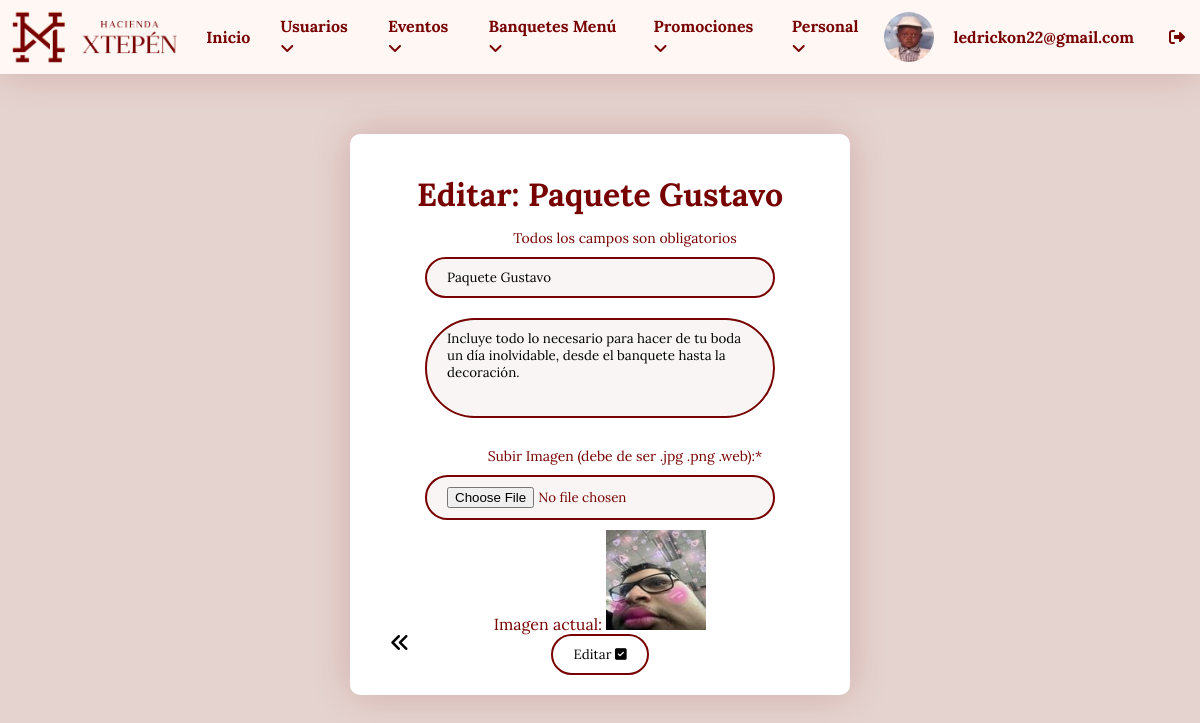
Screenshot of /login/editar_promocion.php?id=1 (signed in) with the database file from the repository.
### tables this page shows
CREATE TABLE `usuarios` (
  `id_usuario` int NOT NULL,
  `nombre_completo` varchar(100) DEFAULT NULL,
  `roles` varchar(50) NOT NULL,
  `email` varchar(50) DEFAULT NULL,
  `contrasena` varchar(255) DEFAULT NULL,
  `fecha_nacimiento` date DEFAULT NULL,
  `foto` varchar(255) DEFAULT NULL,
  `acc` int NOT NULL
);

CREATE TABLE `promociones` (
  `id_promocion` int NOT NULL,
  `nombre_promocion` varchar(100) DEFAULT NULL,
  `menu_banquete` int NOT NULL,
  `descripcion` text,
  `imagen` varchar(255) DEFAULT NULL
);

### login/editar_promocion.php (the view, shortened to what this page needs)
<!DOCTYPE html>
<html lang="en">
<head>
    <link rel="stylesheet" href="styles/stylepromociones.css">
</head>
<body>
<div class="container">
    <?php include "menu.php"; ?>
    <br><br>
    <div class="information">
        <?php
        require "conexion.php";
        $id_promocion = $_GET['id'];
        $verPromocion = "SELECT * FROM promociones WHERE id_promocion = '$id_promocion'";
        $resultado = mysqli_query($conectar, $verPromocion);
        $fila = $resultado->fetch_array();
        ?>
        <div class="formulario">
        <form class="form" action="guardar_promocion_editar.php?id=<?php echo $fila['id_promocion']; ?>" method="post" enctype="multipart/form-data" onsubmit="return validarFormulario()">
                <h1>Editar: <?php echo $fila["nombre_promocion"]?></h1>
                <label for="">Todos los campos son obligatorios</label>
                <div>
                    <input type="text" class="inputext" name="nombre_promocion" id="nombre_promocion" placeholder="Nombre de la Promoción" required value="<?php echo $fila["nombre_promocion"]; ?>">
                </div>
                <div>
                    <textarea class="inputext" name="descripcion" id="descripcion" placeholder="Descripción de la promoción"><?php echo $fila["descripcion"]; ?></textarea>
                </div>
                <div>
                    <label for="imagen">Subir Imagen (debe de ser .jpg .png .web):*</label>
                    <input type="file" class="inputext" name="imagen" id="imagen" accept="image/*">
                    <?php if (!empty($fila["imagen"])): ?>
                        <p>Imagen actual: <img src="<?php echo $fila["imagen"]; ?>" alt="Imagen de promoción" width="100"></p>
                    <?php endif; ?>
                </div>
                <button class="buttonsbmt" type="submit">Editar <i class="fa fa-check-square" aria-hidden="true"></i></button> <br>
                <a class="back" href="dashboard_promociones.php"><i class="fa-solid fa-angles-left"></i></a>
            </form>
        </div>
    </div>
</div>
</body>
</html>

### login/menu.php (shortened to what this page needs)
<?php
$usuario = $_SESSION['username'];
require "conexion.php";
$id_usuario = $_SESSION['id_usuario'];
$verusuario = "SELECT * FROM usuarios WHERE id_usuario = '$id_usuario'";
$resultado = mysqli_query($conectar, $verusuario);
$fila = $resultado -> fetch_array();
?>
<!DOCTYPE html>
<html lang="en">
<head>
    <link rel="stylesheet" href="styles/stylenavbar.css">
</head>
<body>
    <div class="container">
        <div class="tutorial">
            <ul>
                <div class="left-items">
                    <figure class="logo-left">
                        <img src="imagenes/xtepen-logo-750.gif" alt="">
                    </figure>
                    <li><a href="panel_administrativo.php">Inicio</a></li>
                    <li><a href="dashboard_usuarios.php">Usuarios<i class="fa fa-angle-down"></i>
                    </li>
                    <li><a href="dashboard_eventos.php">Eventos<i class="fa fa-angle-down"></i>
                    </li>
                    <li><a href="dashboard_banquetes.php">Banquetes Menú<i class="fa fa-angle-down"></i>
                    </li>
                    <li><a href="dashboard_promociones.php">Promociones<i class="fa fa-angle-down"></i>
                    </li>
                    <li><a href="dashboard_personal.php">Personal<i class="fa fa-angle-down"></i>
                    </li>
                </div>
                <div class="right-items">
                <img id="fotoPerfil" class="ppic" src="<?php echo $fila["foto"]; ?>" alt="">
                    <li class="usuarioh4"><h4 class="usuarioh4"><?php echo $usuario; ?>
                </li>
                    <li><a href="salir.php"><i class="fa-solid fa-right-from-bracket"></i></a></li>
                </div>
            </ul>
        </div>
    </div>
</body>
</html>

### login/styles/stylepromociones.css (style rules this page uses)
* { box-sizing: border-box; margin: 0; padding: 0; font-family: "Lora"; }
body { display: flex; flex-direction: column; background-color: #e5d3cf; }
.information { display: flex; justify-content: center; align-items: center; margin: auto; padding: 20px; }
.formulario { background-color: var(--Blanco); border-radius: 10px; width: 500px; box-shadow: 0px 0px 40px #7700002d; color: var(--Texto); padding: 20px; }
.form { flex-direction: column; justify-content: center; position: relative; }
.form h1 { font-family: "Lora"; height: 60px; text-align: center; padding-top: 20px; color: var(--Texto); }
.inputext { margin: 10px 50px; width: 350px; border: none; padding: 10px 20px; border-radius: 50px; border: 2px var(--Texto) solid; background-color: #f9f5f4; }
.buttonsbmt { margin: auto; padding: 10px 20px; font-family: "Lora"; background-color: var(--Blanco); border-radius: 50px; display: inline-block; border: 2px solid var(--Texto); cursor: pointer; }
.back { position: absolute; font-size: 20px; bottom: 20px; left: 20px; color: var(--Negro); }
textarea { margin: 10px 50px; width: 350px; height: 100px; border: none; padding: 10px 20px; border-radius: 10px; border: 2px var(--Texto) solid; background-color: #f9f5f4; resize: none; }
label { font-size: 14px; color: var(--Texto); padding-left: 50px; display: block; margin-top: 15px; }

### login/styles/stylenavbar.css (style rules this page uses)
* { box-sizing: border-box; margin: 0; padding: 0; }
.ppic { width: 50px; border-radius: 50px; margin: 10px 0; }
.ppic { width: 50px; border-radius: 50%; transition: transform 0.2s ease; cursor: pointer; }
.tutorial ul { font-size: 0; list-style-type: none; background-color: var(--Secundario); box-shadow: 0px 0px 40px #7700002d; }
.tutorial ul li { font-family: "Open Sans", sans-serif; font-size: 1rem; font-weight: 400; background-color: var(--Secundario); color: var(--Texto); display: inline-block; padding: 15px; position: relative; vertical-align: middle; }
.information { text-align: center; }
.tutorial a { text-decoration: none; color: var(--Texto); font-weight: 700; }
.usuarioh4 { color: var(--Texto); padding: 5px; }
ul { display: flex; justify-content: space-between; list-style-type: none; padding: 0; width: 100%; }
li { padding: 10px; }
.left-items { display: flex; align-items: center; }
.right-items { display: flex; align-items: center; }
.logo-left { width: 180px; margin: 10px ; }
.logo-left img { width: 100%; display: inline-block; }

### login/styles/colors.css (style rules this page uses)
:root { --Blanco: #fff; --Negro: #000; --GrisClaro: #ccc; --GrisOscuro: #333; --Principal: #c85749; --Secundario: #FFF7F4; --Texto: #770000; }

### rows the page displays
usuarios: foto (picture)
promociones: nombre_promocion "Paquete Gustavo", descripcion "Incluye todo lo necesario para hacer de tu boda un día inolvidable, desde el banquete hasta la decoración.", imagen (picture)

### other values shown
$usuario "ledrickon22@gmail.com"
